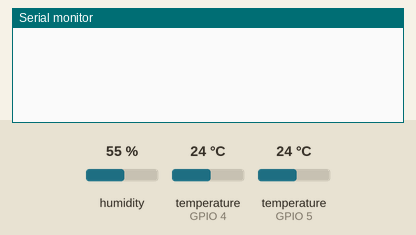
Recording of a sketch running on a simulated ESP32. Parts: the last lines printed to the serial monitor. Inputs (shaded band) come from the test bench; at power-on: humidity 55 %, temperature (sensors on GPIO 5, GPIO 4) 24 °C. WiFi joins after 1.5 s; servers stay silent unless stated.

Above: at 3.0 s.
3.1 s: humidity set to 22 %
At 5.0 s:
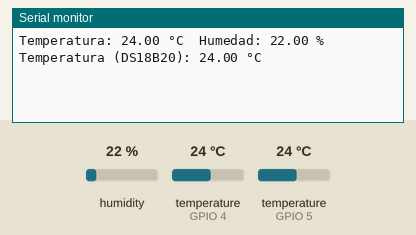
7.1 s: temperature (sensor on GPIO 5) set to 12 °C
At 8.8 s:
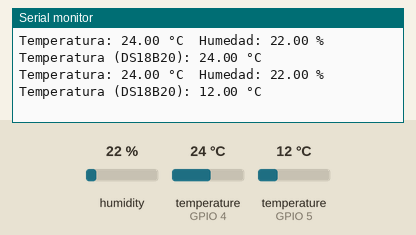
11.1 s: temperature (sensor on GPIO 4) set to 12 °C
At 14.2 s:
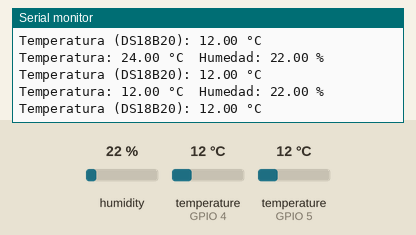
15.1 s: temperature (sensor on GPIO 5) set to 19 °C
At 16.8 s:
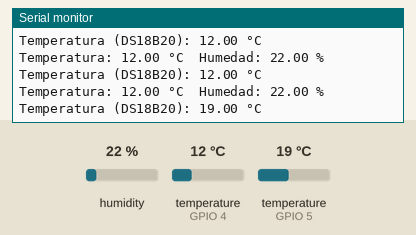
19.1 s: humidity set to 40 %
At 22.1 s:
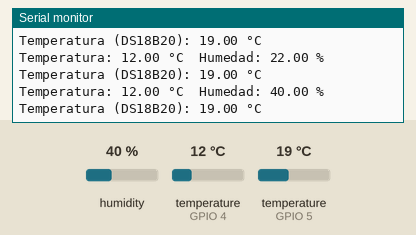
Timing chart, 0 to 23.6 s (numbered marks = the images above; inputs shaded):
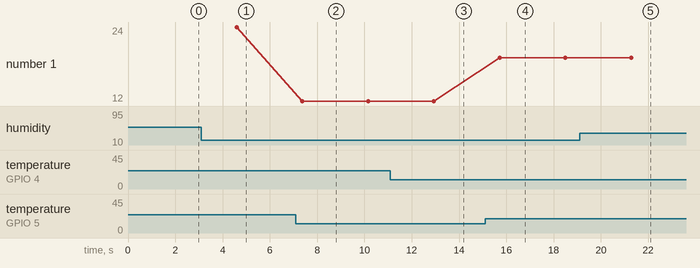

The sketch:

sensor_heladera.ino
```cpp
#define BLYNK_PRINT Serial
#define BLYNK_TEMPLATE_ID "TMPL2NESuNIUT"
#define BLYNK_TEMPLATE_NAME "Temperature and Humidity Sensor"
#define BLYNK_AUTH_TOKEN "fcL9hLLEruvFR7jbwlCb6-Wqvndr9QKc"

#include <WiFi.h>
#include <WiFiClient.h>
#include <BlynkSimpleEsp32.h>
#include <OneWire.h>
#include <DallasTemperature.h>
#include <DHT.h>

#define DHTPIN 4         // Pin de conexión del sensor DHT
#define DHTTYPE DHT22    // Tipo de sensor DHT (DHT22)
#define ONE_WIRE_BUS 5       // Pin de conexión del bus OneWire para el sensor DS18B20

char auth[] = BLYNK_AUTH_TOKEN;  // Reemplaza con el token de autorización de tu proyecto en Blynk
char ssid[] = "Nestorcasa";               // Nombre de tu red WiFi
char pass[] = "kx4edfegqc";        // Contraseña de tu red WiFi

DHT dht(DHTPIN, DHTTYPE);
OneWire oneWire(ONE_WIRE_BUS);
DallasTemperature sensors(&oneWire);

void setup() {
  Serial.begin(9600);
  Blynk.begin(auth, ssid, pass);

  dht.begin();
  sensors.begin();
}

void loop() {
  /*Blynk.run();
  */
  delay(2000);  // Espera 2 segundos entre lecturas

  // Lectura de la temperatura en grados Celsius
  float tempC_dht = dht.readTemperature();
  // Lectura de la humedad relativa
  float humedad_dht = dht.readHumidity();

  // Lectura de la temperatura con el sensor DS18B20
  sensors.requestTemperatures();
  float tempC_ds18b20 = sensors.getTempCByIndex(0);

  // Comprueba si las lecturas fueron exitosas
  if (isnan(tempC_dht) || isnan(humedad_dht)/* || tempC_ds18b20 == DEVICE_DISCONNECTED_C*/) {
    Serial.println("Error al leer los sensores");
    return;
  }

  // Envía los datos a la aplicación Blynk
  Blynk.virtualWrite(V0, tempC_dht);     // Virtual Pin V0 para temperatura (DHT22)
  Blynk.virtualWrite(V1, humedad_dht);   // Virtual Pin V1 para humedad (DHT22)
  Blynk.virtualWrite(V2, tempC_ds18b20);   // Virtual Pin V7 para temperatura del DS18B20

  Serial.print("Temperatura: ");
  Serial.print(tempC_dht);
  Serial.print(" °C\t");
  Serial.print("Humedad: ");
  Serial.print(humedad_dht);
  Serial.println(" %");

  Serial.print("Temperatura (DS18B20): ");
  Serial.print(tempC_ds18b20);
  Serial.println(" °C");
}
```

Measured:
- after the input at 3.1 s, the serial monitor: prints a new line after 1.5 s (image 1)
- after the input at 7.1 s, the serial monitor: prints a new line after 0.27 s (image 2)
- after the input at 11.1 s, the serial monitor: prints a new line after 1.8 s (image 3)
- after the input at 15.1 s, the serial monitor: prints a new line after 0.62 s (image 4)
- after the input at 19.1 s, the serial monitor: prints a new line after 2.2 s (image 5)
- plotted number 1: 24 → 12 after the input at 7.1 s, 12 → 19 after the input at 15.1 s
